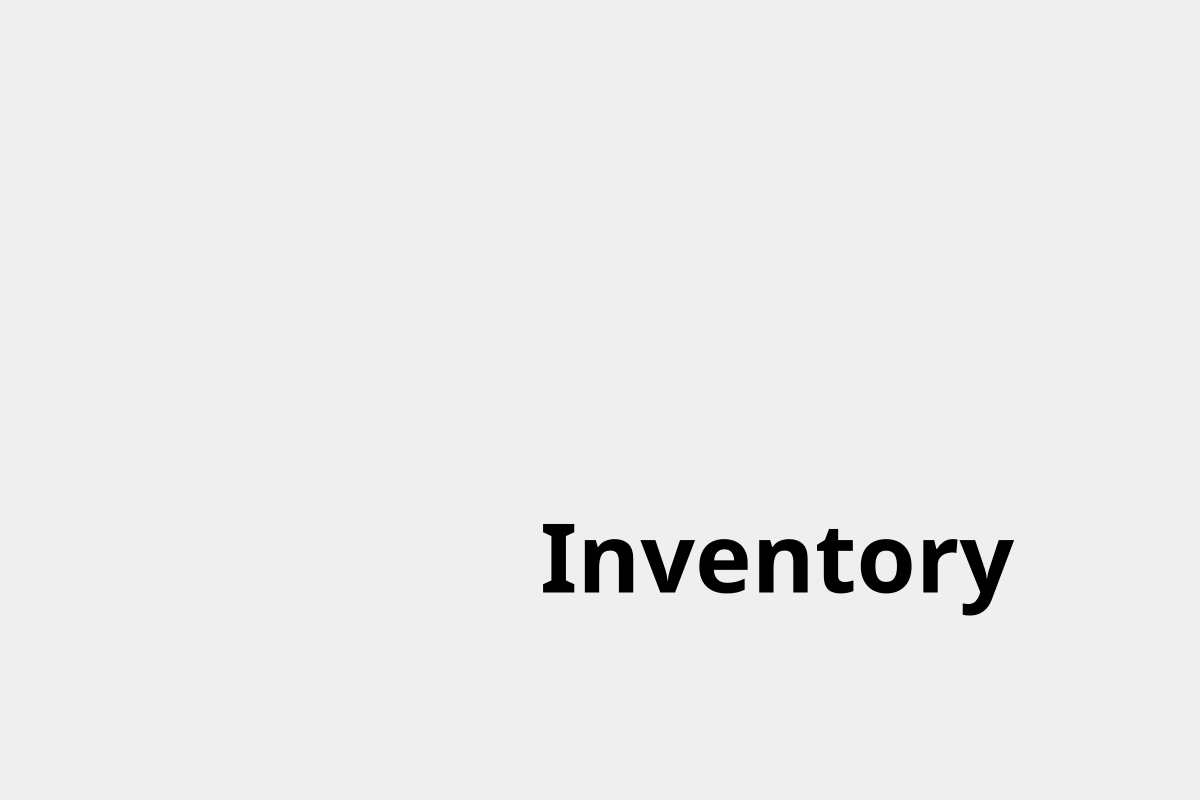
<?xml version="1.0" encoding="UTF-8"?>
<ui version="4.0">
 <class>Form</class>
 <widget class="QWidget" name="Form">
  <property name="geometry">
   <rect>
    <x>0</x>
    <y>0</y>
    <width>1200</width>
    <height>800</height>
   </rect>
  </property>
  <property name="windowTitle">
   <string>Form</string>
  </property>
  <widget class="QLabel" name="label">
   <property name="geometry">
    <rect>
     <x>540</x>
     <y>440</y>
     <width>511</width>
     <height>231</height>
    </rect>
   </property>
   <property name="font">
    <font>
     <family>Arial Black</family>
     <pointsize>72</pointsize>
     <bold>true</bold>
    </font>
   </property>
   <property name="text">
    <string>Inventory</string>
   </property>
  </widget>
 </widget>
 <resources/>
 <connections/>
</ui>
